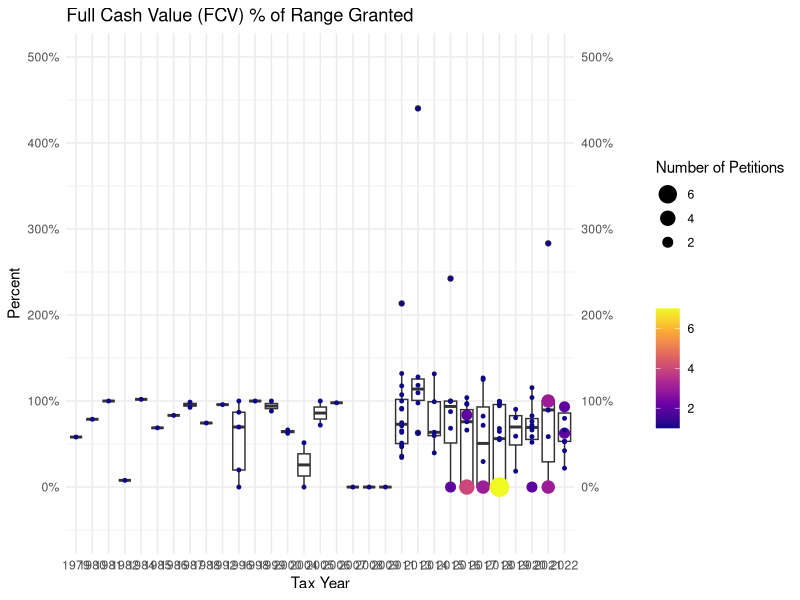
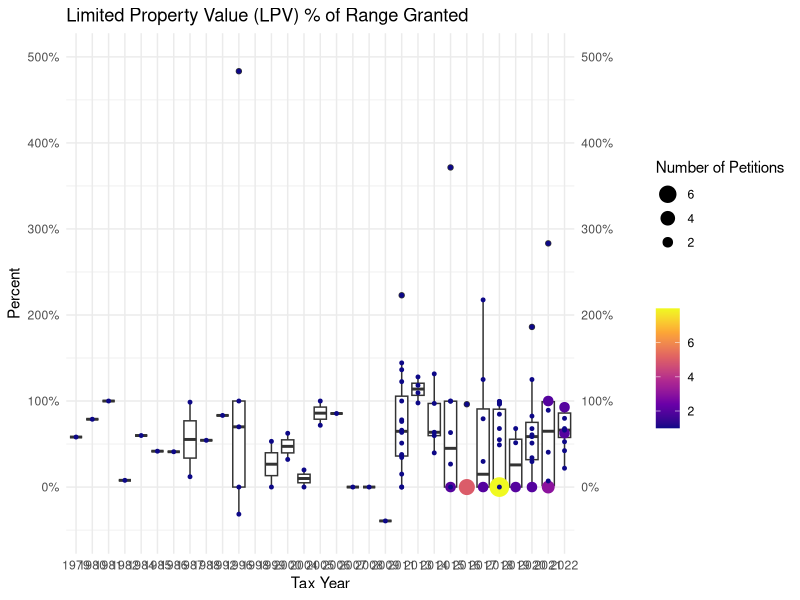

Write R code to recreate these figures, in order.

library(tidyverse)
library(scales)
library(viridis)

# read data into tibble
petitions <- read_csv("Updated2/master_edited_5.2.25.csv")

# create identifier
petitions$ID <- 1:nrow(petitions)

# rename relevant columns
names(petitions)[2] <- 'include'
names(petitions)[3] <- 'tax_year'
names(petitions)[11] <- 'FCV_owner'
names(petitions)[12] <- 'LPV_owner'
names(petitions)[13] <- 'FCV_notice'
names(petitions)[14] <- 'LPV_notice'
names(petitions)[15] <- 'FCV_decision'
names(petitions)[16] <- 'LPV_decision'
names(petitions)[19] <- 'outcome'
names(petitions)[20] <- 'outcome_details'
names(petitions)[21] <- 'FCV_change'
names(petitions)[22] <- 'LPV_change'

petitions$tax_year = as.character(petitions$tax_year)
pet = subset(petitions,include == 1)

pet$FCV_owner = as.numeric(pet$FCV_owner)
pet$LPV_owner = as.numeric(pet$LPV_owner)
pet$FCV_notice = as.numeric(pet$FCV_notice)
pet$LPV_notice = as.numeric(pet$LPV_notice)
pet$FCV_decision = as.numeric(pet$FCV_decision)
pet$LPV_decision = as.numeric(pet$LPV_decision)

pet$FCV_owner_gain = (pet$FCV_notice - pet$FCV_decision)/(pet$FCV_notice - pet$FCV_owner)

p6a <- ggplot(pet %>% pivot_longer(cols = c(FCV_owner_gain), names_to = "variable", values_to = "value"), 
               aes(x = tax_year, y = value)) + 
  geom_boxplot() + theme_minimal()

p6a <- p6a + geom_point(stat = "sum", aes(size = after_stat(n),color = after_stat(n))) +
  labs(title = "Full Cash Value (FCV) % of Range Granted", x = "Tax Year", y = "Percent") +
  scale_size_continuous(name = "Number of Petitions",breaks = c(2,4,6),guide = guide_legend(reverse = TRUE)) +
  scale_color_viridis_c(name = "",breaks = c(2, 4, 6),option = "C",direction = 1) +
  scale_y_continuous(labels = percent, sec.axis = dup_axis(name = ""),
  limits = c(-.5,5), breaks = seq(0, 5, by = 1))

pet$LPV_owner_gain = (pet$LPV_notice - pet$LPV_decision)/(pet$LPV_notice - pet$LPV_owner)

p6b <- ggplot(pet %>% pivot_longer(cols = c(LPV_owner_gain), names_to = "variable", values_to = "value"), 
              aes(x = tax_year, y = value)) + 
  geom_boxplot() + theme_minimal()

p6b <- p6b + geom_point(stat = "sum", aes(size = after_stat(n),color = after_stat(n))) +
  labs(title = "Limited Property Value (LPV) % of Range Granted", x = "Tax Year", y = "Percent") +
  scale_size_continuous(name = "Number of Petitions",breaks = c(2,4,6),guide = guide_legend(reverse = TRUE)) +
  scale_color_viridis_c(name = "",breaks = c(2, 4, 6),option = "C",direction = 1) +
  scale_y_continuous(labels = percent, sec.axis = dup_axis(name = ""),
  limits = c(-.5,5), breaks = seq(0, 5, by = 1))


